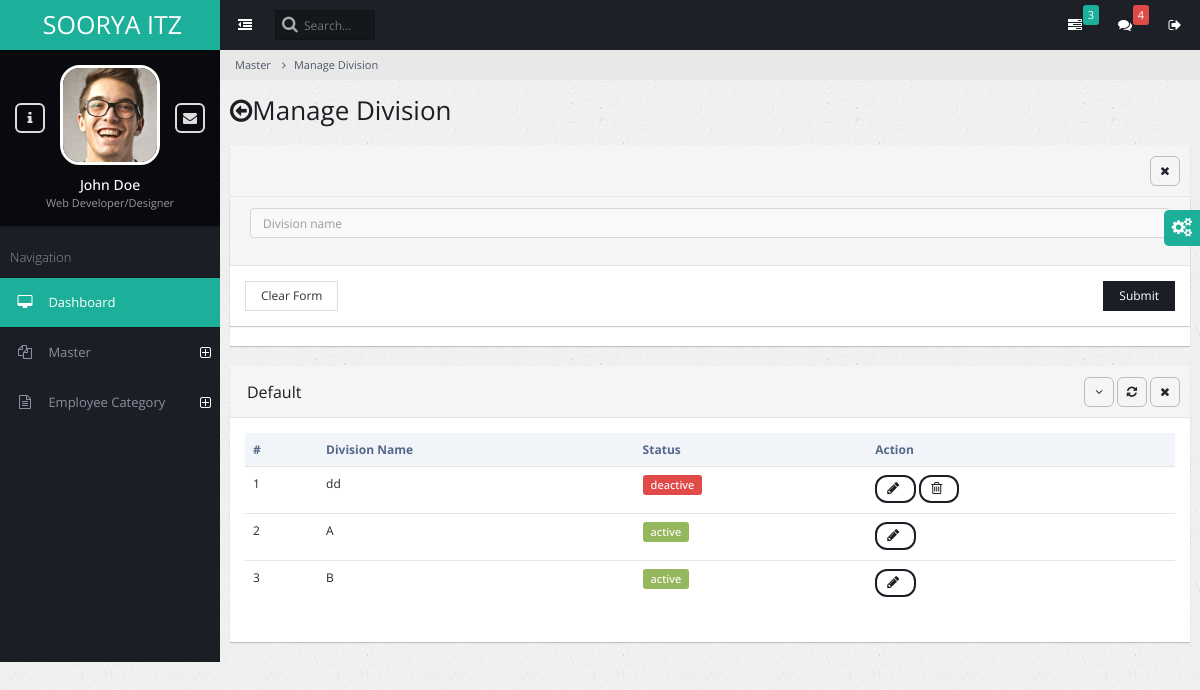
Page /admin_division_manage/ on the committed database.
### admin_master/models.py (models this page shows)
class Academicdivision(models.Model):
    divisionname = models.CharField(max_length=260)
    divisionstatus = models.IntegerField(default=1)

### admin_master/views.py (the view, shortened to what this page needs)
# urls.py: path('admin_division_manage/', views.admin_division_manage, name='admin_division_manage'),
def admin_division_manage(request):
    success_message = None
    error_message = None
    divisions = Academicdivision.objects.all()
    context = {
        'errormessage': error_message,
        'successmessage': success_message,
        'divisions': divisions
    }
    return render(request, 'admin_master_division_manage.html', context)

### admin_master/templates/admin_master_division_manage.html (shortened to what this page needs)
{% extends "base.html" %}
{% block content %}
<ul class="breadcrumb">
    <li><a href="#">Master</a></li>
    <li><a href="#">Manage Division</a></li>
</ul>
<div class="page-title">
    <h2><span class="fa fa-arrow-circle-o-left"></span>Manage Division</h2>
</div>
<div class="page-content-wrap">
    <div class="row">
        <div class="col-md-12">
            <div class="panel panel-default">
                <div class="panel-heading">
                    <ul class="panel-controls">
                        <li><a href="#" class="panel-remove"><span class="fa fa-times"></span></a></li>
                    </ul>
                </div>
                <form method='post' >
        <div class="panel panel-default">
            <div class="panel-heading">
            <div class="row">
            <div class="col-md-12">
                <input type="text" placeholder="Division name"  autofocus class="form-control" class="panel-title" name="divisionname" required><br>
            </div>
            </div>
        </div>
        <div class="panel-body d-flex justify-content-between">
            <button class="btn btn-default">Clear Form</button>
            <button class="btn btn-primary pull-right">Submit</button>
        </div>
        </div>
    </form>
    </div>
</div>
<div class="page-content-wrap">
    <div class="row">
        <div class="col-md-12">
                     <div class="panel panel-default">
                        <div class="panel-heading">
                            <h3 class="panel-title">Default</h3>
                            <ul class="panel-controls">
                                <li><a href="#" class="panel-collapse"><span class="fa fa-angle-down"></span></a></li>
                                <li><a href="#" class="panel-refresh"><span class="fa fa-refresh"></span></a></li>
                                <li><a href="#" class="panel-remove"><span class="fa fa-times"></span></a></li>
                            </ul>
                        </div>
                        <div class="panel-body">
                            <table class="table datatable">
                                <thead>
                                    <tr>
                                        <th>#</th>
                                        <th>Division Name</th>
                                        <th>Status</th>
                                        <th>Action</th>
                                    </tr>
                                </thead>
                                <tbody>
                                    {% for academicdivision in divisions %}
                                    <tr id="{{academicdivision.id}}">
                                        <td>{{ forloop.counter }}</td>
                                        <td>{{ academicdivision.divisionname }}</td>
                                        <td> {% if academicdivision.divisionstatus == 1 %}
                      <p class="badge badge-success">active
                       </td>
                       {% else %}
                       <p class="badge badge-danger">deactive</td>
                         {% endif %}</td>
                                        <td>
                                            <button class="btn btn-primary btn-rounded"  onclick="edit_div({{academicdivision.id}});">
                                                <span  id= "spinner{{academicdivision.id}}" class="fa fa-pencil" ></span>
                                            </button>
                                            {% if  not academicdivision.divisionstatus == 1 %}
                                            <button class="btn btn-primary btn-rounded" >
                                                <span  id= "spinner{{academicdivision.id}}" class="fa fa-trash-o" onClick="delete_div({{academicdivision.id}})" >  </button>
                                                    {% endif %}
                                        </td>
                                    </tr>
                                    {% endfor %}
                                </tbody>
                            </table>
                        </div>
                    </div>
{% endblock   %}

### rows in the picture
Academicdivision: divisionname "dd", divisionstatus "deactive"
Academicdivision: divisionname "A", divisionstatus "active"
Academicdivision: divisionname "B", divisionstatus "active"
